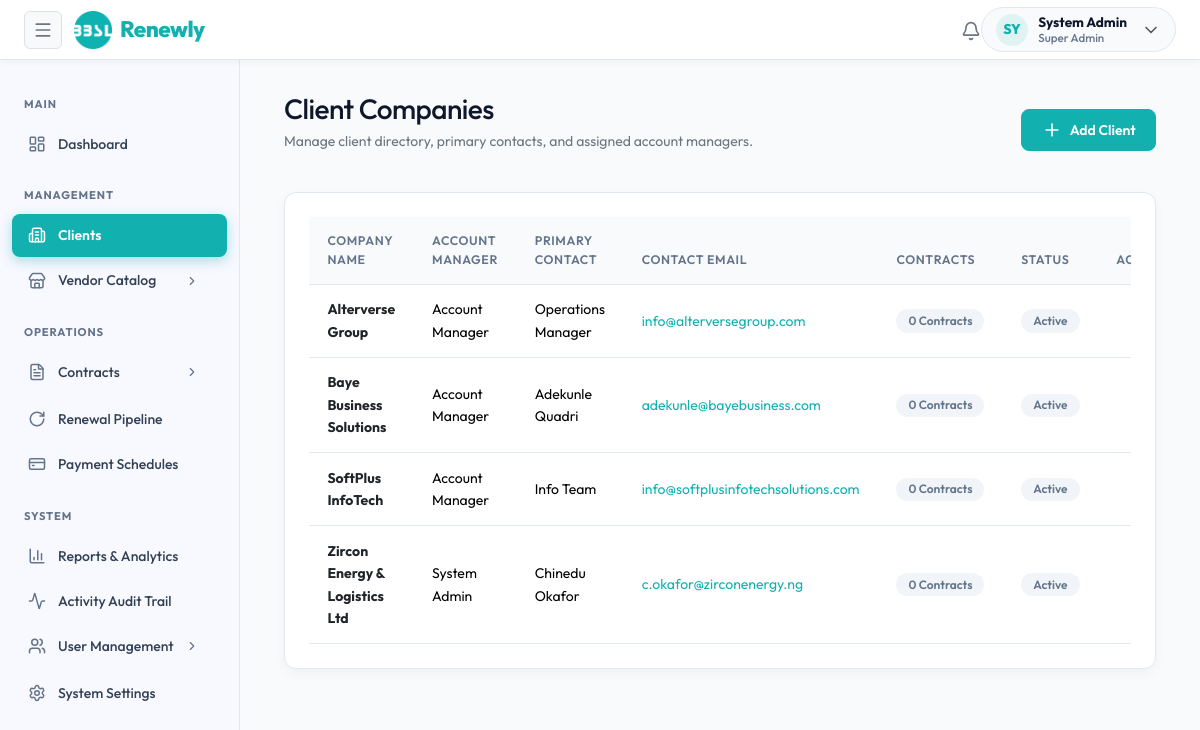
The page /clients (signed in) on the database its author committed.
### tables this page shows
CREATE TABLE `clients` (
  `id` INT UNSIGNED AUTO_INCREMENT PRIMARY KEY,
  `company_name` VARCHAR(255) NOT NULL,
  `account_manager_id` INT UNSIGNED DEFAULT NULL,
  `primary_contact_name` VARCHAR(255) DEFAULT NULL,
  `primary_contact_email` VARCHAR(255) DEFAULT NULL,
  `primary_contact_phone` VARCHAR(50) DEFAULT NULL,
  `address` TEXT DEFAULT NULL,
  `status` ENUM('active', 'inactive') DEFAULT 'active',
  `notes` TEXT DEFAULT NULL,
  `created_at` TIMESTAMP DEFAULT CURRENT_TIMESTAMP,
  `updated_at` TIMESTAMP DEFAULT CURRENT_TIMESTAMP ON UPDATE CURRENT_TIMESTAMP,
  CONSTRAINT `fk_clients_am` FOREIGN KEY (`account_manager_id`) REFERENCES `users` (`id`) ON DELETE SET NULL
);

### classes/RBAC.php (called while the page is built, shortened)
<?php
class RBAC {
    private static ?array $userPermissions = null;
    public static function getUserPermissions(): array {
        if (self::$userPermissions !== null) {
            return self::$userPermissions;
        }
        $user = Auth::user();
        if ($user['role_name'] === 'Super Admin') {
            self::$userPermissions = ['*'];
            return self::$userPermissions;
        }
        $pdo = getDB();
        $stmt = $pdo->prepare("
            SELECT p.permission_key
            FROM role_permissions rp
            JOIN permissions p ON rp.permission_id = p.id
            WHERE rp.role_id = ?
        ");
        $stmt->execute([$user['role_id']]);
        self::$userPermissions = $stmt->fetchAll(PDO::FETCH_COLUMN) ?: [];
        return self::$userPermissions;
    }
    public static function has(string $permissionKey): bool {
        $permissions = self::getUserPermissions();
        if (in_array('*', $permissions, true)) {
            return true;
        }
        return in_array($permissionKey, $permissions, true);
    }
}
function hasPermission(string $permissionKey): bool {
    return RBAC::has($permissionKey);
}

### classes/ClientManager.php (called while the page is built, shortened)
<?php
class ClientManager {
    public static function getAll(): array {
        $pdo = getDB();
        $stmt = $pdo->query("
            SELECT c.*,
                   CONCAT(u.first_name, ' ', u.last_name) as account_manager_name,
                   (SELECT COUNT(*) FROM contracts WHERE client_id = c.id) as contract_count
            FROM clients c
            LEFT JOIN users u ON c.account_manager_id = u.id
            ORDER BY c.company_name ASC
        ");
        return $stmt->fetchAll() ?: [];
    }
}

### modules/clients/index.php (the view, shortened to what this page needs)
<?php
require_once __DIR__ . '/../../components/header.php';
$clients = ClientManager::getAll();
?>
<div class="container-fluid max-w-7xl mx-auto">
    <div class="d-flex justify-content-between align-items-center mb-4">
        <div>
            <h1 class="h3 font-bold tracking-tight mb-1">Client Companies</h1>
            <p class="text-secondary text-sm">Manage client directory, primary contacts, and assigned account managers.</p>
        </div>
        <?php if (hasPermission('clients.manage')): ?>
        <button class="btn btn-primary d-flex align-items-center gap-2" data-bs-toggle="offcanvas" data-bs-target="#clientOffcanvas" onclick="resetClientForm()">
            <i data-lucide="plus" class="w-4 h-4"></i> Add Client
        </button>
        <?php endif; ?>
    </div>
    <div class="card-enterprise">
        <div class="table-responsive">
            <table class="table table-hover align-middle text-sm mb-0">
                <thead class="bg-light">
                    <tr>
                        <th>Company Name</th>
                        <th>Account Manager</th>
                        <th>Primary Contact</th>
                        <th>Contact Email</th>
                        <th>Contracts</th>
                        <th>Status</th>
                        <th class="text-end">Actions</th>
                    </tr>
                </thead>
                <tbody>
                    <?php if (empty($clients)): ?>
                        <tr><td colspan="7" class="text-center py-4 text-muted">No client companies found. Click "Add Client" to get started.</td></tr>
                    <?php else: ?>
                        <?php foreach ($clients as $c): ?>
                            <tr>
                                <td class="fw-bold text-dark"><?= sanitize($c['company_name']) ?></td>
                                <td><?= sanitize($c['account_manager_name'] ?? 'Unassigned') ?></td>
                                <td><?= sanitize($c['primary_contact_name'] ?: 'N/A') ?></td>
                                <td><a href="mailto:<?= sanitize($c['primary_contact_email']) ?>"><?= sanitize($c['primary_contact_email']) ?></a></td>
                                <td><span class="badge badge-secondary"><?= $c['contract_count'] ?> Contracts</span></td>
                                <td><?= renderStatusBadge($c['status']) ?></td>
                                <td class="text-end">
                                </td>
                            </tr>
                        <?php endforeach; ?>
                    <?php endif; ?>
                </tbody>
            </table>
        </div>
    </div>
</div>
<?php require_once __DIR__ . '/../../components/footer.php'; ?>

### includes/functions.php (shortened to what this page needs)
<?php
function sanitize(?string $string): string {
    return htmlspecialchars($string ?? '', ENT_QUOTES, 'UTF-8');
}
function renderStatusBadge(string $status): string {
    $status = strtolower($status);
    $badges = [
        'active'     => '<span class="badge badge-success"><i data-lucide="check-circle" class="badge-icon"></i> Active</span>',
        'approved'   => '<span class="badge badge-success"><i data-lucide="check" class="badge-icon"></i> Approved</span>',
        'paid'       => '<span class="badge badge-success"><i data-lucide="credit-card" class="badge-icon"></i> Paid</span>',
        'renewed'    => '<span class="badge badge-success"><i data-lucide="rotate-cw" class="badge-icon"></i> Renewed</span>',
        'expiring'   => '<span class="badge badge-warning"><i data-lucide="alert-triangle" class="badge-icon"></i> Expiring Soon</span>',
        'pending'    => '<span class="badge badge-warning"><i data-lucide="clock" class="badge-icon"></i> Pending</span>',
        'due'        => '<span class="badge badge-warning"><i data-lucide="calendar" class="badge-icon"></i> Due</span>',
        'queued'     => '<span class="badge badge-info"><i data-lucide="layers" class="badge-icon"></i> Queued</span>',
        'overdue'    => '<span class="badge badge-danger"><i data-lucide="alert-octagon" class="badge-icon"></i> Overdue</span>',
        'lapsed'     => '<span class="badge badge-danger"><i data-lucide="x-circle" class="badge-icon"></i> Lapsed</span>',
        'rejected'   => '<span class="badge badge-danger"><i data-lucide="x" class="badge-icon"></i> Rejected</span>',
        'cancelled'  => '<span class="badge badge-secondary"><i data-lucide="minus-circle" class="badge-icon"></i> Cancelled</span>',
        'draft'      => '<span class="badge badge-secondary"><i data-lucide="file-text" class="badge-icon"></i> Draft</span>'
    ];
    return $badges[$status] ?? '<span class="badge badge-secondary">' . ucfirst($status) . '</span>';
}

### assets/css/app.css (style rules this page uses)
:root { --primary: #12b1b0; --primary-dark: #0e8c8b; --primary-light: #e0f2f1; --secondary: #0f172a; --accent: #4db6ac; --danger: #ef4444; --success: #10b981; --warning: #f59e0b; --info: #3b82f6; --background: #f8fafc; --surface: #ffffff; --text-primary: #0f172a; --text-secondary: #64748b; --border: #e2e8f0; --shadow-sm: 0 1px 2px rgba(0, 0, 0, 0.05); --shadow-md: 0 4px 12px rgba(0, 0, 0, 0.04); --shadow-lg: 0 10px 25px -5px rgba(0, 0, 0, 0.08), 0 8px 10px -6px rgba(0, 0, 0, 0.04); --radius: 12px; --radius-sm: 8px; --radius-full: 9999px; --transition: all 0.2s cubic-bezier(0.4, 0, 0.2, 1); }
* { box-sizing: border-box; margin: 0; padding: 0; }
body { font-family: 'Outfit', -apple-system, BlinkMacSystemFont, "Segoe UI", Roboto, sans-serif; background-color: var(--background); color: var(--text-primary); line-height: 1.6; font-size: 14px; -webkit-font-smoothing: antialiased; min-height: 100vh; }
svg.lucide, i[data-lucide], svg[data-lucide] { width: 1.25rem; height: 1.25rem; stroke-width: 2; vertical-align: middle; display: inline-block; stroke: currentColor; fill: none; flex-shrink: 0; }
a { color: var(--primary); text-decoration: none; transition: var(--transition); }
h1, h2, h3, h4, h5, h6 { font-family: 'Outfit', sans-serif; font-weight: 700; line-height: 1.2; margin-bottom: 0.5rem; color: var(--text-primary); letter-spacing: -0.02em; }
:root { --sidebar-mini-width: 70px; }
.card, .card-enterprise, .stat-card { background: #ffffff; border-radius: var(--radius); padding: 1.5rem; box-shadow: var(--shadow-md); margin-bottom: 1.5rem; border: 1px solid var(--border); transition: var(--transition); }
.btn { display: inline-flex; align-items: center; justify-content: center; padding: 0.6rem 1.2rem; border-radius: var(--radius-sm); font-weight: 600; cursor: pointer; border: 1px solid transparent; transition: var(--transition); font-size: 0.875rem; line-height: 1.2; gap: 0.5rem; font-family: 'Outfit', sans-serif; }
.btn-primary, .bg-primary { background-color: #12b1b0 !important; border-color: #12b1b0 !important; color: #ffffff !important; }
.table { width: 100%; border-collapse: collapse; }
.table th, .table td { padding: 0.85rem 1.15rem; text-align: left; border-bottom: 1px solid var(--border); }
.table th { background-color: #f8fafc; font-weight: 600; color: var(--text-secondary); font-size: 0.775rem; text-transform: uppercase; letter-spacing: 0.05em; }
.badge { display: inline-flex; align-items: center; gap: 0.3rem; padding: 0.35rem 0.75rem; border-radius: 999px; font-size: 0.75rem; font-weight: 600; text-transform: capitalize; }
.badge-secondary { background: #f1f5f9; color: var(--text-secondary); }

### rows shown on the page
clients: company_name "Alterverse Group", account_manager_name "Account Manager", primary_contact_name "Operations Manager", primary_contact_email "info@alterversegroup.com", contract_count "0", status "Active"
clients: company_name "Baye Business Solutions", account_manager_name "Account Manager", primary_contact_name "Adekunle Quadri", primary_contact_email "adekunle@bayebusiness.com", contract_count "0", status "Active"
clients: company_name "SoftPlus InfoTech", account_manager_name "Account Manager", primary_contact_name "Info Team", primary_contact_email "info@softplusinfotechsolutions.com", contract_count "0", status "Active"
clients: company_name "Zircon Energy & Logistics Ltd", account_manager_name "System Admin", primary_contact_name "Chinedu Okafor", primary_contact_email "c.okafor@zirconenergy.ng", contract_count "0", status "Active"

### other values the page prints
substr($currentUser['name'] ?? 'U', 0, 2) "SY"
$currentUser['name'] "System Admin"
$currentUser['role_name'] "Super Admin"
